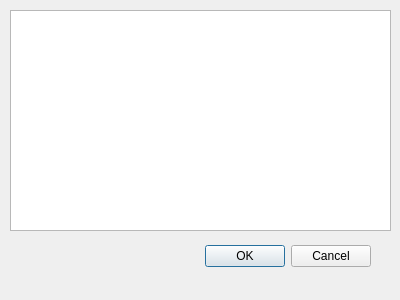
<?xml version="1.0" encoding="UTF-8"?>
<ui version="4.0">
 <class>tuneRehearsalGetDialog</class>
 <widget class="QDialog" name="tuneRehearsalGetDialog">
  <property name="geometry">
   <rect>
    <x>0</x>
    <y>0</y>
    <width>400</width>
    <height>300</height>
   </rect>
  </property>
  <property name="windowTitle">
   <string notr="true">Dialog</string>
  </property>
  <property name="toolTip">
   <string notr="true"/>
  </property>
  <property name="statusTip">
   <string notr="true"/>
  </property>
  <property name="whatsThis">
   <string notr="true"/>
  </property>
  <property name="accessibleName">
   <string notr="true"/>
  </property>
  <property name="accessibleDescription">
   <string notr="true"/>
  </property>
  <property name="windowFilePath">
   <string notr="true"/>
  </property>
  <widget class="QDialogButtonBox" name="buttonBox">
   <property name="geometry">
    <rect>
     <x>30</x>
     <y>240</y>
     <width>341</width>
     <height>32</height>
    </rect>
   </property>
   <property name="toolTip">
    <string notr="true"/>
   </property>
   <property name="statusTip">
    <string notr="true"/>
   </property>
   <property name="whatsThis">
    <string notr="true"/>
   </property>
   <property name="accessibleName">
    <string notr="true"/>
   </property>
   <property name="accessibleDescription">
    <string notr="true"/>
   </property>
   <property name="orientation">
    <enum>Qt::Horizontal</enum>
   </property>
   <property name="standardButtons">
    <set>QDialogButtonBox::Cancel|QDialogButtonBox::Ok</set>
   </property>
  </widget>
  <widget class="QListWidget" name="listWidget">
   <property name="geometry">
    <rect>
     <x>10</x>
     <y>10</y>
     <width>381</width>
     <height>221</height>
    </rect>
   </property>
   <property name="toolTip">
    <string notr="true"/>
   </property>
   <property name="statusTip">
    <string notr="true"/>
   </property>
   <property name="whatsThis">
    <string notr="true"/>
   </property>
   <property name="accessibleName">
    <string notr="true"/>
   </property>
   <property name="accessibleDescription">
    <string notr="true"/>
   </property>
   <property name="sortingEnabled">
    <bool>true</bool>
   </property>
  </widget>
 </widget>
 <resources/>
 <connections>
  <connection>
   <sender>buttonBox</sender>
   <signal>accepted()</signal>
   <receiver>tuneRehearsalGetDialog</receiver>
   <slot>accept()</slot>
   <hints>
    <hint type="sourcelabel">
     <x>248</x>
     <y>254</y>
    </hint>
    <hint type="destinationlabel">
     <x>157</x>
     <y>274</y>
    </hint>
   </hints>
  </connection>
  <connection>
   <sender>buttonBox</sender>
   <signal>rejected()</signal>
   <receiver>tuneRehearsalGetDialog</receiver>
   <slot>reject()</slot>
   <hints>
    <hint type="sourcelabel">
     <x>316</x>
     <y>260</y>
    </hint>
    <hint type="destinationlabel">
     <x>286</x>
     <y>274</y>
    </hint>
   </hints>
  </connection>
 </connections>
</ui>
